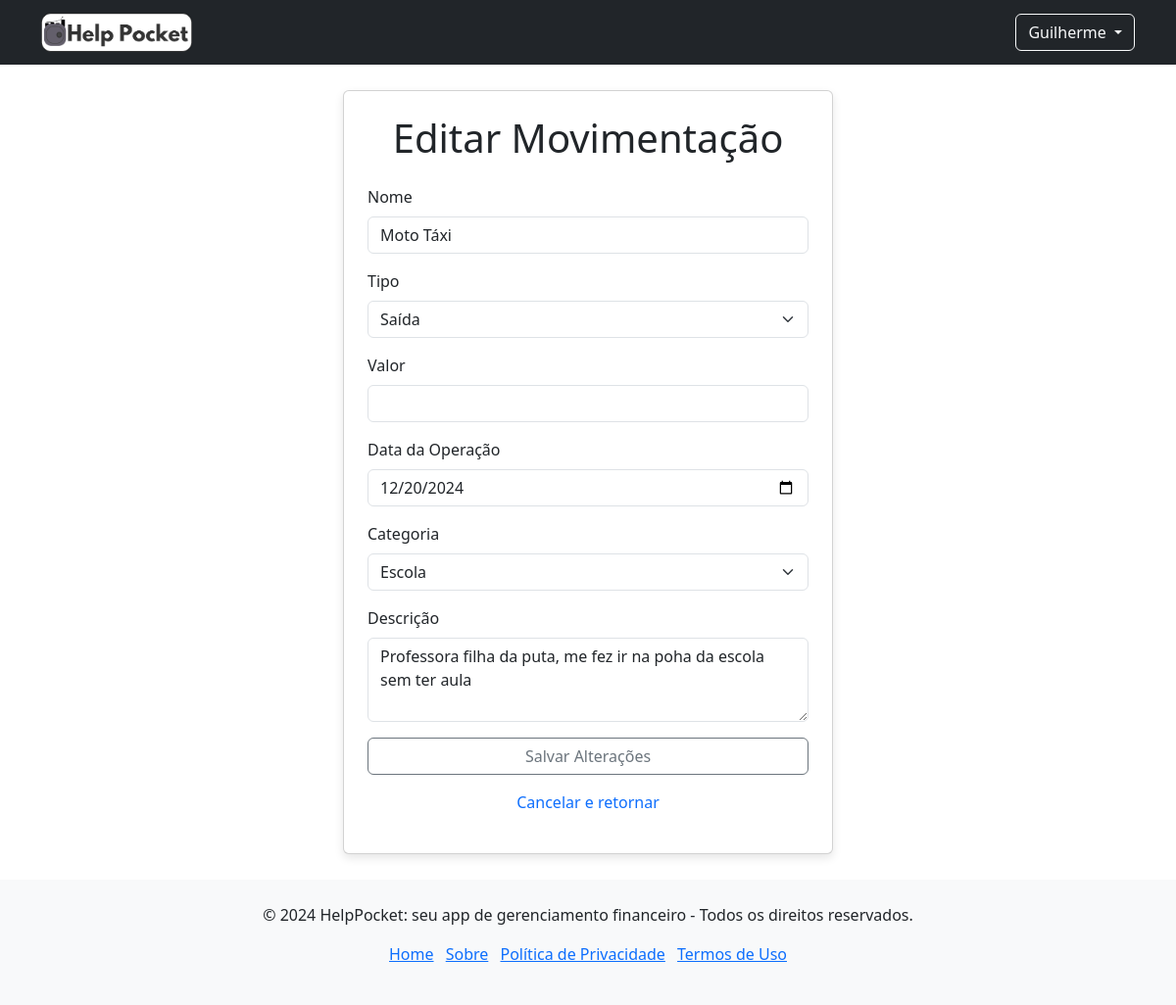
Screenshot of /entradas/editar/35/ (signed in) with the database file from the repository.
### core/models.py (models this page shows, shortened)
class Entrada(models.Model):
    usuario = models.ForeignKey(User, on_delete=models.CASCADE)  # Relaciona com o User do Django
    valor = models.DecimalField(max_digits=10, decimal_places=2)
    data_operacao = models.DateField()
    categoria = models.ForeignKey(Categoria, on_delete=models.CASCADE)  # Relaciona com a Categoria
    nome = models.CharField(max_length=100)
    descricao = models.CharField(max_length=255, blank=True, null=True)

class Categoria(models.Model):
    usuario = models.ForeignKey(User, on_delete=models.CASCADE)  # Relaciona com o User do Django
    nome = models.CharField(max_length=50)

### core/views.py (the view, shortened to what this page needs)
# urls.py: path('entradas/editar/<int:entrada_id>/', views.editar_entrada, name='editar_entrada'),
@login_required(login_url='/sign_in')
def editar_entrada(request, entrada_id):
    entrada = get_object_or_404(Entrada, id=entrada_id, usuario=request.user)
    tipo = 'saida' if entrada.valor < 0 else 'entrada'
    categorias = Categoria.objects.filter(usuario=request.user)
    return render(request, 'entrada/entrada_edit.html', {
        'entrada': entrada,
        'categorias': categorias,
        'tipo': tipo,
        'valor_absoluto': abs(entrada.valor)  # Garante que o valor exibido seja positivo
    })

### core/templates/entrada/entrada_edit.html (shortened to what this page needs)
{% extends 'base.html' %}
{% block content %}
<div class="my-3 d-flex justify-content-center align-items-center" style="min-height: 100vh;">
    <div class="card p-4" style="max-width: 500px; width: 100%; box-shadow: 0px 4px 10px rgba(0, 0, 0, 0.1);">
        <h1 class="text-center mb-4">Editar Movimentação</h1>
        <form method="POST" action="{% url 'editar_entrada' entrada.id %}">
            <div class="mb-3">
                <label for="nome" class="form-label">Nome</label>
                <input type="text" id="nome" name="nome" class="form-control" value="{{ entrada.nome }}" required>
            </div>
            <div class="mb-3">
                <label for="tipo" class="form-label">Tipo</label>
                <select id="tipo" name="tipo" class="form-select" required>
                    <option value="saida" {% if tipo == 'saida' %}selected{% endif %}>Saída</option>
                </select>
            </div>
            <div class="mb-3">
                <label for="valor" class="form-label">Valor</label>
                <input type="number" id="valor" name="valor" class="form-control" step="0.01" value="{{ valor_absoluto }}" required>
            </div>
            <div class="mb-3">
                <label for="data_operacao" class="form-label">Data da Operação</label>
                <input type="date" id="data_operacao" name="data_operacao" class="form-control" value="{{ entrada.data_operacao|date:'Y-m-d' }}" required>
            </div>
            <div class="mb-3">
                <label for="categoria" class="form-label">Categoria</label>
                <select id="categoria" name="categoria" class="form-select" required>
                    {% for categoria in categorias %}
                    <option value="{{ categoria.id }}" {% if categoria.id == entrada.categoria.id %}selected{% endif %}>
                        {{ categoria.nome }}
                    </option>
                    {% endfor %}
                </select>
            </div>
            <div class="mb-3">
                <label for="descricao" class="form-label">Descrição</label>
                <textarea id="descricao" name="descricao" class="form-control" rows="3">{{ entrada.descricao }}</textarea>
            </div>
            <button type="submit" class="btn btn-outline-secondary w-100">Salvar Alterações</button>
        </form>
        <p class="text-center mt-3">
            <a href="{% url 'entrada_detalhes' entrada.id %}" class="text-decoration-none">Cancelar e retornar</a>
        </p>
    </div>
</div>
{% endblock %}

### core/templates/base.html (shortened to what this page needs)
{% load static %}
<!DOCTYPE html>
<html lang="pt-br">
<head>
    <link href="https://cdn.jsdelivr.net/npm/bootstrap@5.3.3/dist/css/bootstrap.min.css" rel="stylesheet"
>
    <link rel="stylesheet" href="{% static 'app/css/style.css' %}">
</head>
<body>
    <nav class=" navbar navbar-expand-lg navbar-dark bg-dark">
        <div class="container">
            <a class="navbar-brand" href="{% url 'home' %}">
                <img src="{% static 'app/images/HelpPocket/Logo2.png' %}" alt="Logo" height="40">
            </a>
            <div class="collapse navbar-collapse justify-content-end" id="navbarNavDarkDropdown">
                <ul class="navbar-nav">
                    {% if user.is_authenticated %}
                    <li class="nav-item dropdown">
                        <button class="btn btn-outline-light dropdown-toggle" data-bs-toggle="dropdown" aria-expanded="false">
                            {{ user.username }}
                        </button>
                    </li>
                    {% endif %}
                </ul>
            </div>
        </div>
    </nav>
    {% block content %}{% endblock %}
    <footer class="bg-light py-4">
        <div class="container text-center">
            <p>&copy; 2024 HelpPocket: seu app de gerenciamento financeiro - Todos os direitos reservados.</p>
            <ul class="list-inline">
                <li class="list-inline-item"><a href="{% url 'home' %}">Home</a></li>
                <li class="list-inline-item"><a href="{% url 'about' %}">Sobre</a></li>
                <li class="list-inline-item"><a href="{% url 'privacy_policy' %}">Política de Privacidade</a></li>
                <li class="list-inline-item"><a href="{% url 'terms' %}">Termos de Uso</a></li>
            </ul>
        </div>
    </footer>
</body>
</html>

### rows the page displays
Entrada: nome "Moto Táxi", data_operacao "12/20/2024", categoria "Escola", descricao "Professora filha da puta, me fez ir na poha da escola sem ter aula"

### other values shown
{{ user.username }} "Guilherme"
